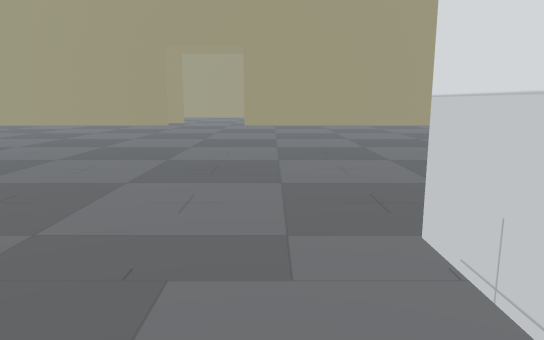
View 1 (above)

24 first-person views from a walk through a 3-D level made in the Unity game engine. The camera is 1.3 m above the floor, tilts 10° down and sees 70° across. The floor is counted in squares, 1 m on a side. Each view is taken from the middle of a square. On the plan, view 1 faces up. The plan holds only what a view shows up to about 16 squares ahead; the rest is blank. The place goes on beyond the plan. The player is left out. Door leaves are left out, so doorways stand open.

View 2
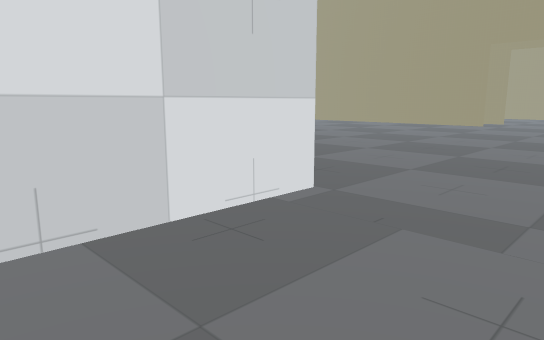

View 3
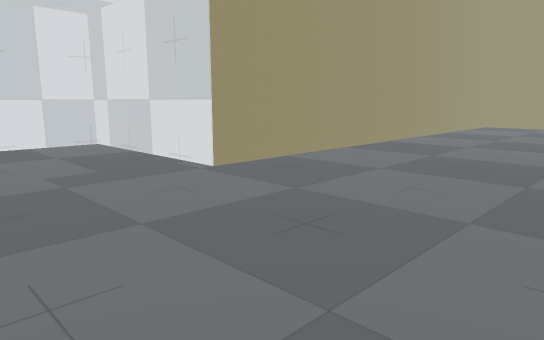

View 4
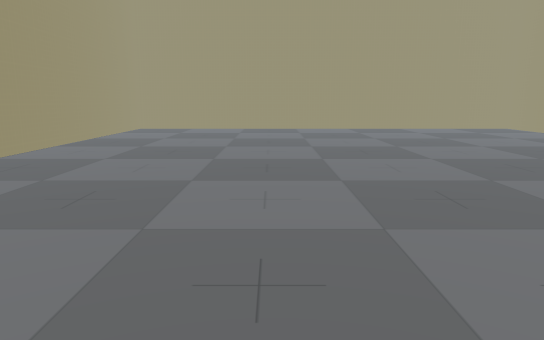

View 5
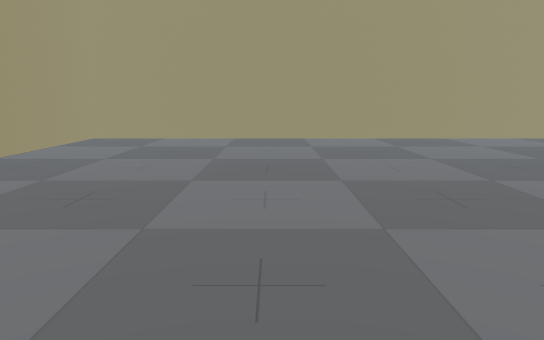

View 6
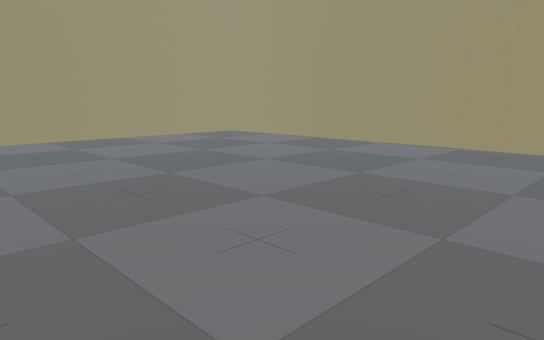

View 7
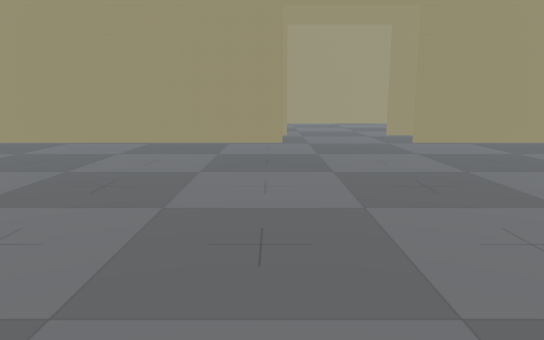

View 8
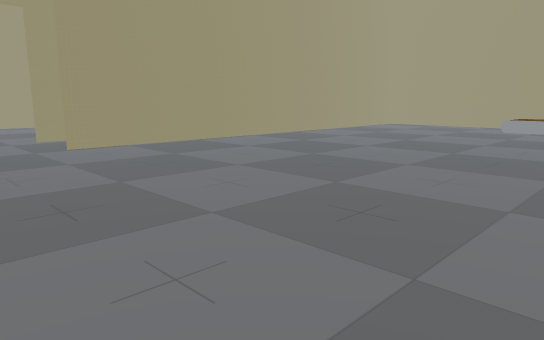

View 9
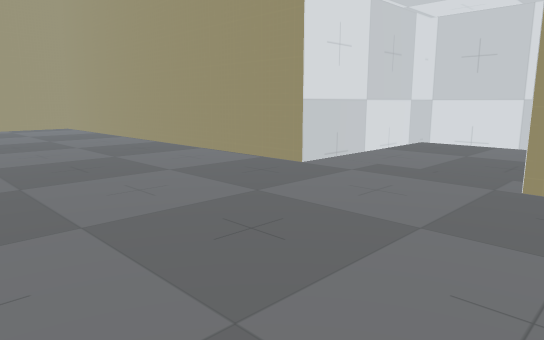

View 10
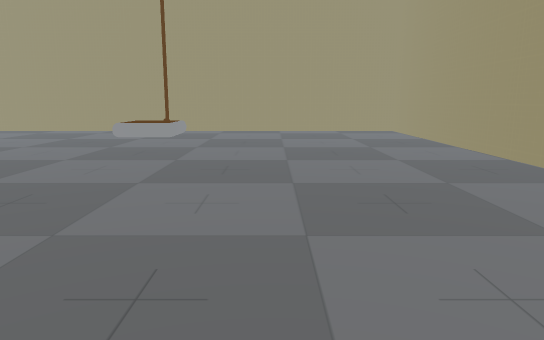

View 11
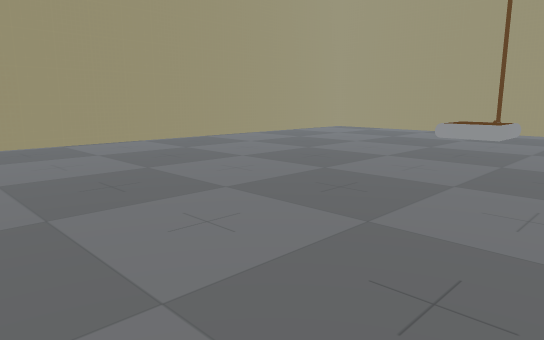

View 12
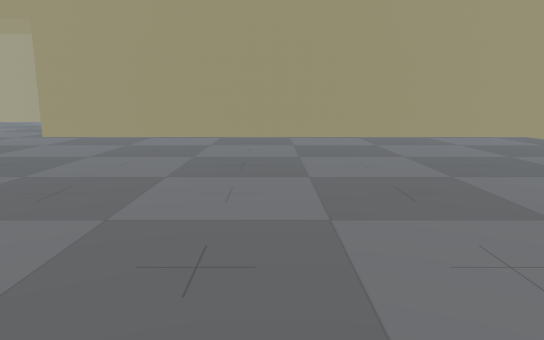

View 13
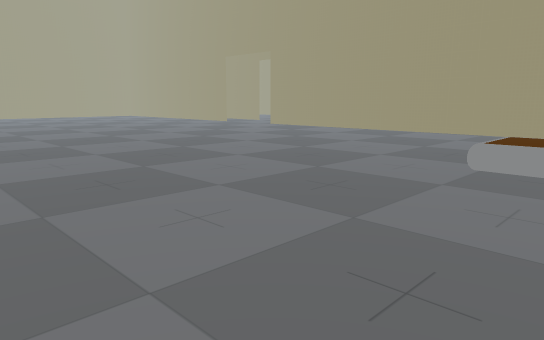

View 14
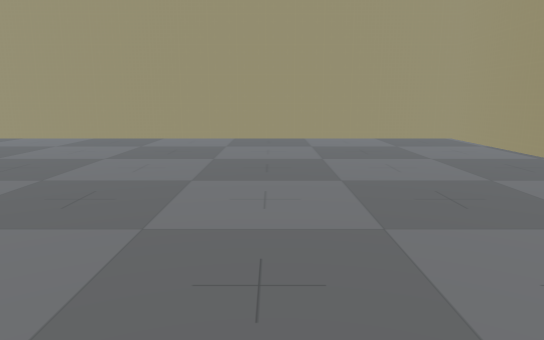

View 15
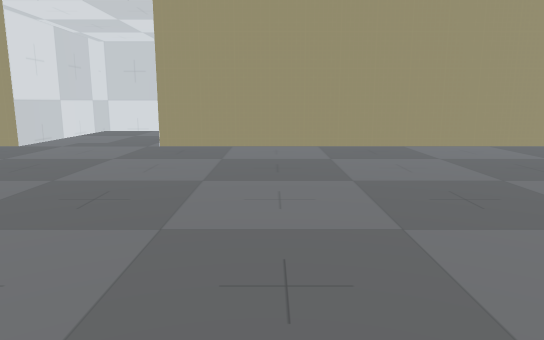

View 16
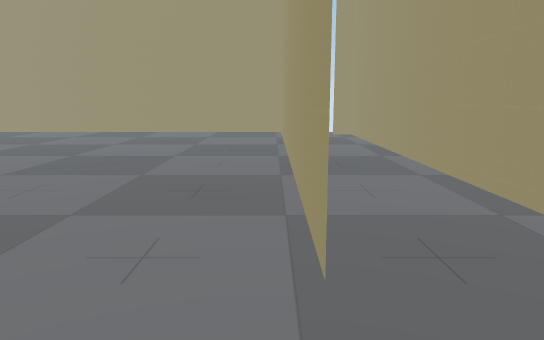

View 17
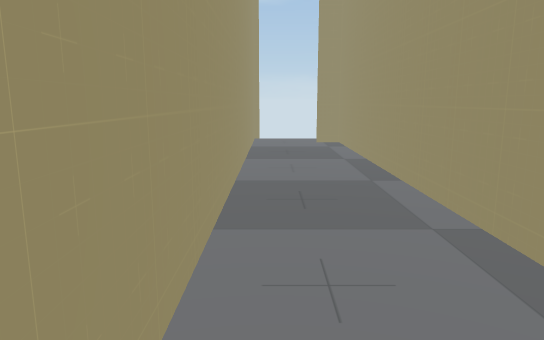

View 18
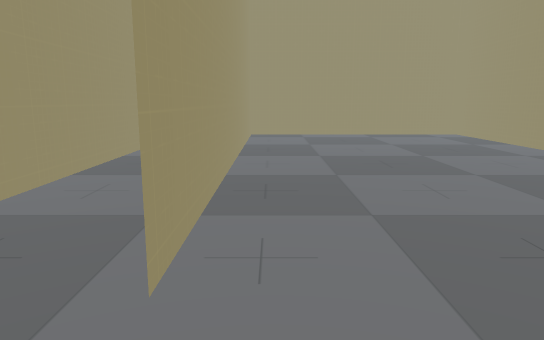

View 19
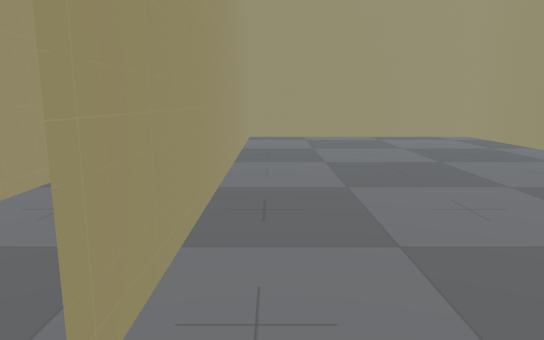

View 20
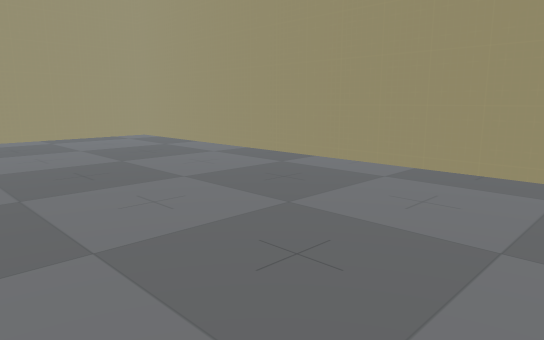

View 21
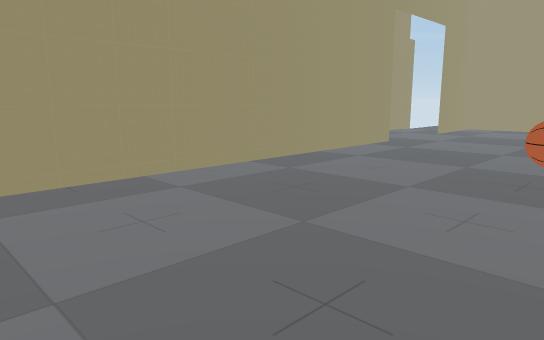

View 22
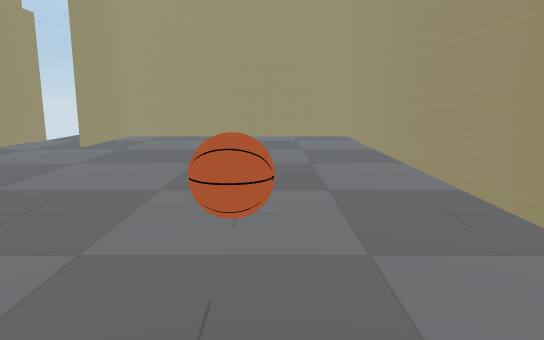

View 23
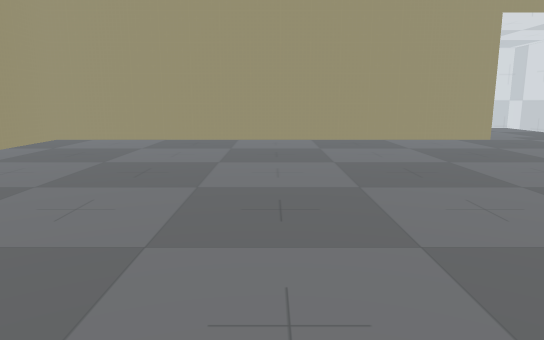

View 24
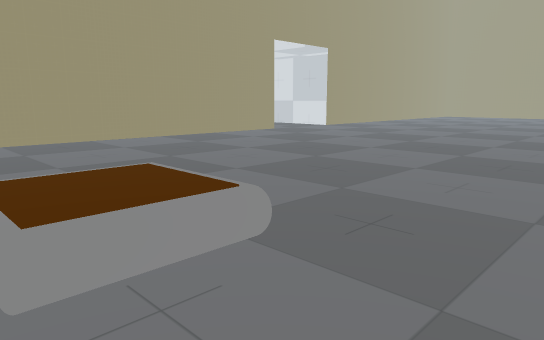

### Floor plan
Points are (right, up) in squares from view 1. A wall is a line through its corners. A room is listed if a view was taken in it or the views show most of it. See-through windows are left out.
Room 1 (views 1, 2)
walls: (-2.7, 3.6) (-2.7, -2.4) (1.5, -2.4) (1.5, 3.6)
ways out: open door at (-0.5, 2) to room 2
Room 2 (views 3, 4, 5, 6, 7, 8, 9, 10, 11, 12, 13, 14, 15, 16, 23, 24)
walls: (1.5, 3.6) (15.5, 3.6); (-5.6, 21.4) (-19.9, 21.4) (-19.9, 3.6) (-2.7, 3.6); (15.5, 21.4) (-1.6, 21.4)
ways out: open door at (-0.5, 2) to room 1; open door at (-3.5, 23) to room 4
objects: other object (13, 13)
Room 3 (view 17)
walls: (-7.4, 24.2) (-18.6, 24.2); (-19.6, 21.4) (-6.8, 21.4)
Room 4 (views 18, 19, 20, 21, 22)
walls: (0.9, 24.2) (11.7, 24.2) (11.7, 32.4) (7.8, 32.4); (3.9, 32.4) (-18.6, 32.4) (-18.6, 23.4); (-18.6, 24.2) (-5.4, 24.2)
ways out: open door at (-3.5, 23) to room 2; open door at (5.5, 33.5)
objects: other object (1, 27) to (2, 28)

Where each view was taken, in squares from view 1:
view 1: 0 up, 0 right, facing up
view 2: 1 down, 1 right, facing up-left
view 3: 10 up, 2 right, facing down-left
view 4: 10 up, 1 left, facing left
view 5: 10 up, 6 left, facing left
view 6: 10 up, 6 left, facing up-left
view 7: 9 up, 6 left, facing up
view 8: 10 up, 5 left, facing up-right
view 9: 10 up, 4 left, facing down-right
view 10: 9 up, 1 left, facing right
view 11: 9 up, 1 left, facing up-right
view 12: 7 up, 7 right, facing up
view 13: 5 up, 15 right, facing up-left
view 14: 15 up, 6 left, facing left
view 15: 15 up, 6 left, facing down
view 16: 21 up, 3 left, facing left
view 17: 22 up, 6 left, facing left
view 18: 25 up, 3 left, facing left
view 19: 25 up, 4 left, facing left
view 20: 25 up, 4 left, facing up-left
view 21: 26 up, 8 left, facing up-right
view 22: 27 up, 3 left, facing right
view 23: 17 up, 9 right, facing down
view 24: 17 up, 15 right, facing down-left
